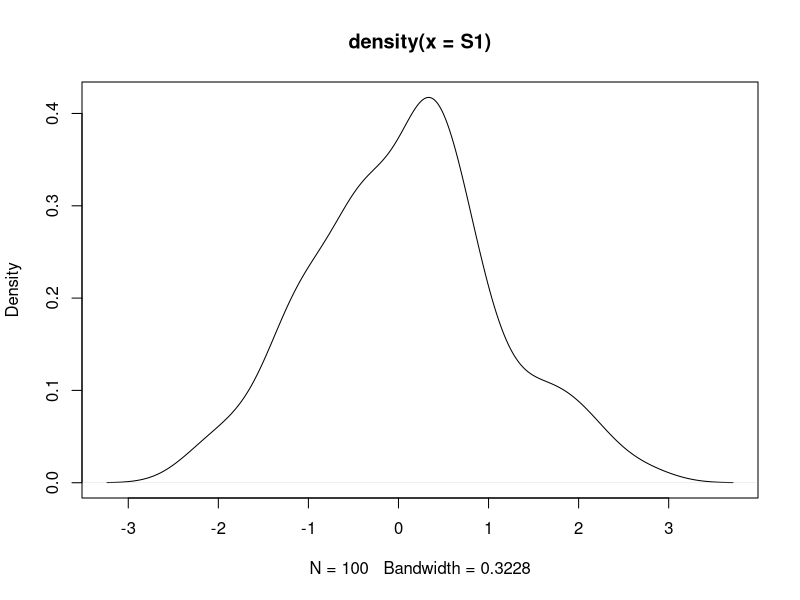
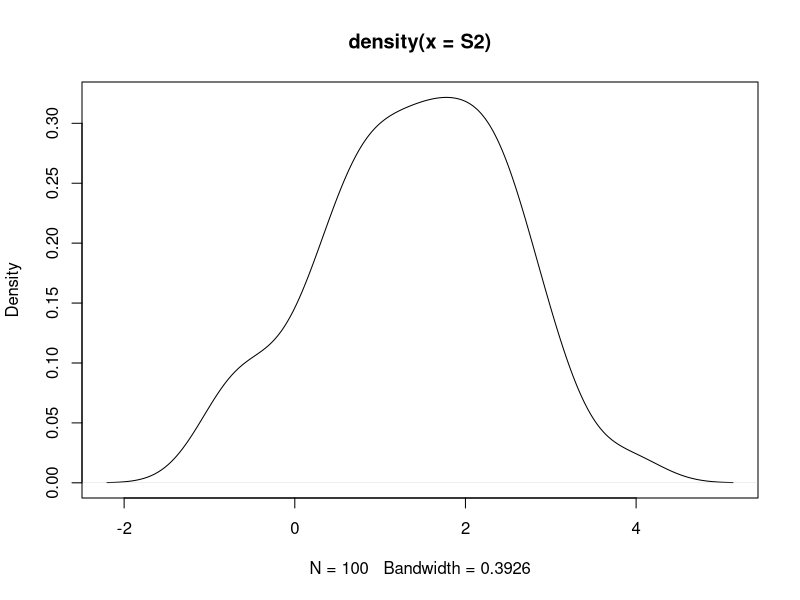
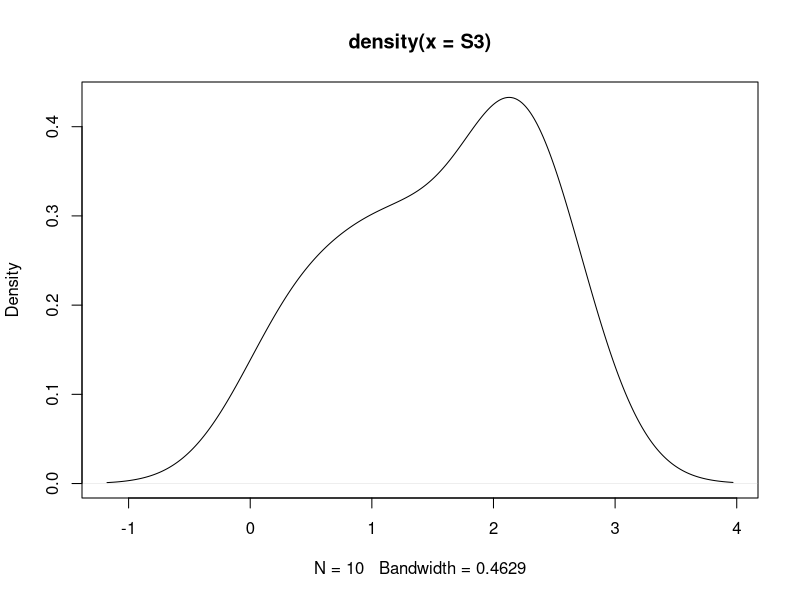
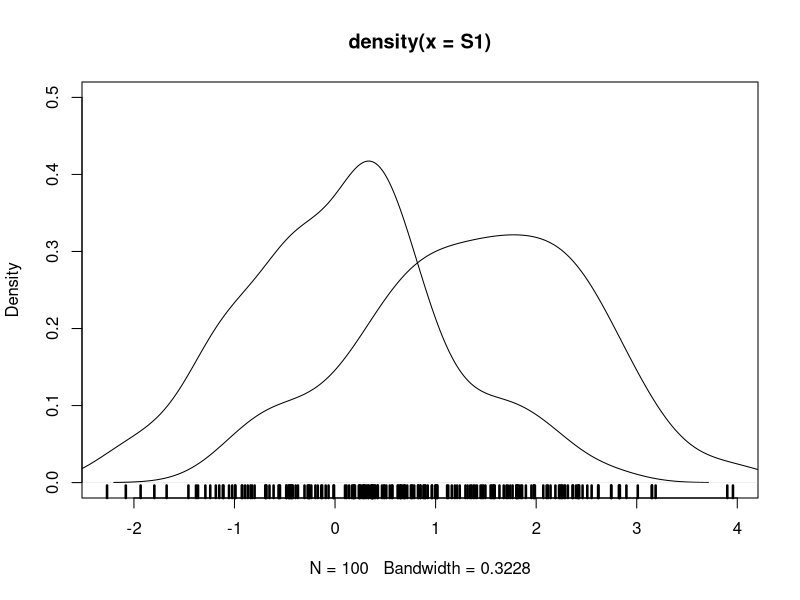
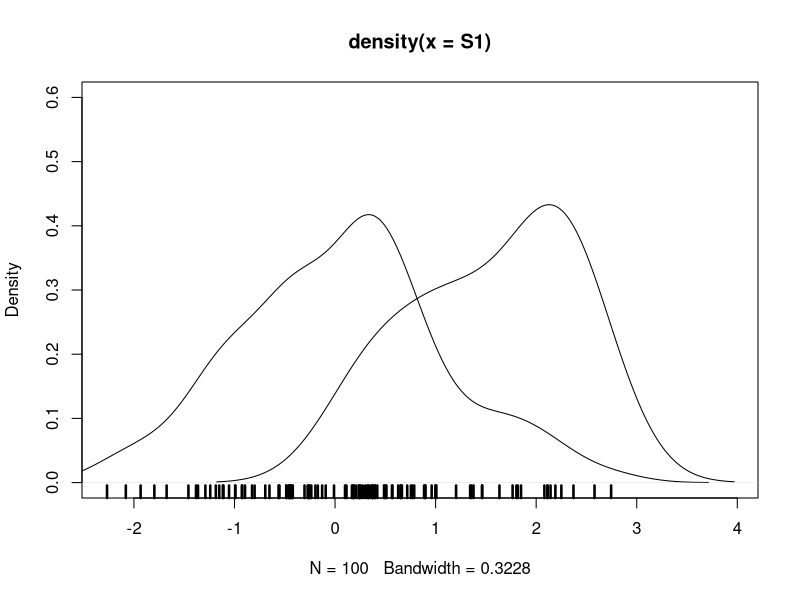
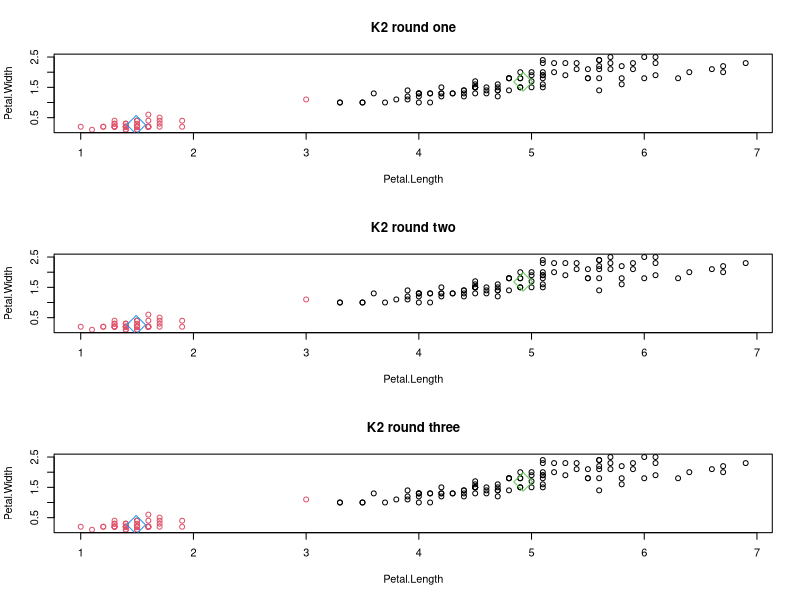
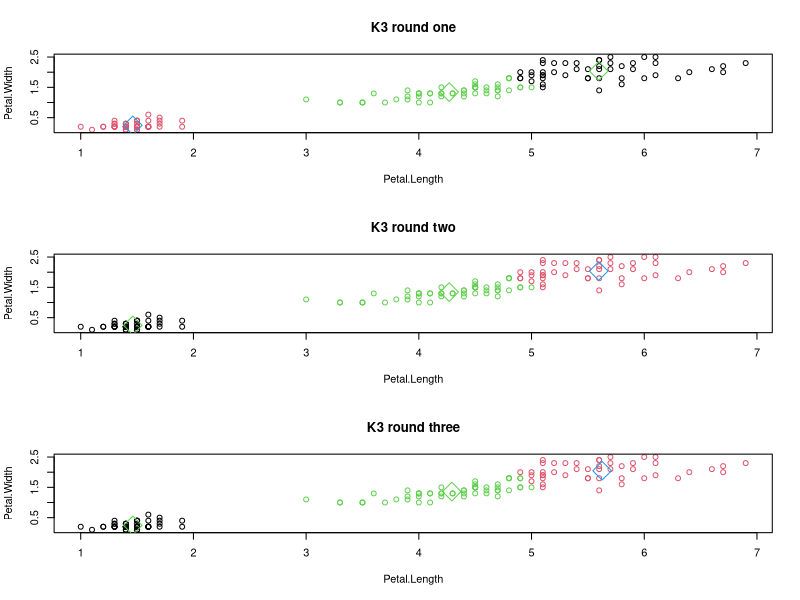
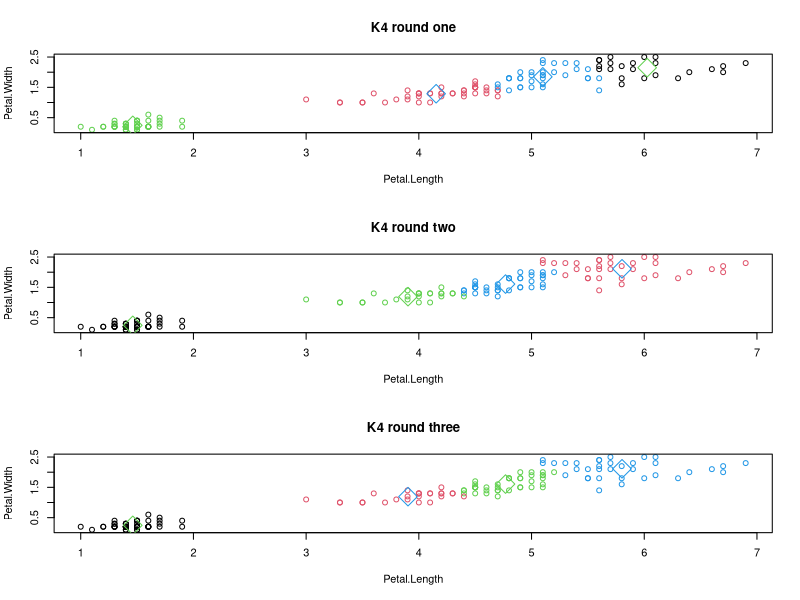

Reproduce these figures in R, in order.

#--------------------------- Statistical Tests and Clustering

# μ mu, pronounced “mew” = mean of a population.
# σ “sigma” = standard deviation of a population. 
# ρ rho, pronounced “roe” = linear correlation coefficient of a population.
# σ2 refers to the variance of a population.


#--------------------------- A.1 ---------------------------

S1 <- rnorm(100, mean = 0.0, sd = 1.0)
S2 <- rnorm(100, mean = 1.5, sd = 1.0)
S3 <- rnorm(10,  mean = 1.5, sd = 1.0)


#--------------------------- A.2 ---------------------------

dens_S1 <- density(S1)
plot(dens_S1)
dens_S2 <- density(S2)
plot(dens_S2)
dens_S3 <- density(S3)
plot(dens_S3)


#--------------------------- A.3 ---------------------------

plot(dens_S1, xlim = c(min(S1, S2), max(S1, S2)), ylim = c(0, 0.5))
 lines(dens_S2)
rug(S1, col=1, lwd=2.5)
rug(S2, col=1, lwd=2.5)

plot(dens_S1, xlim = c(min(S1, S2), max(S1, S2)), ylim = c(0, 0.6))
lines(dens_S3)
rug(S1, col=1, lwd=2.5)
rug(S3, col=1, lwd=2.5)


#--------------------------- A.4 ---------------------------
# Interpret the above density plots. What do they indicate?

# As overlap of 2 distribution of S1 and S2 is large, they are approximately 
# close to each other. However, in case of S1 and S3, the overlap is shown that
# they are close to each other though it does not true. Because S3 has 1 in 10 
# seed in camparison to S1.


#--------------------------- A.5 ---------------------------
# Perform a t-test between S1 and S2, as well as between S1 and S3. 
# How significant is the difference between the samples?

# Among the most frequently used t-tests are:
#  1. A one-sample location test of whether the mean of a population has a value 
#     specified in a null hypothesis.
#  2. A two-sample location test of the null hypothesis such that the means of two 
#     populations are equal. All such tests are usually called Student's t-tests, 
#     though strictly speaking that name should only be used if the variances of the 
#     two populations are also assumed to be equal; the form of the test used when 
#     this assumption is dropped is sometimes called Welch's t-test. These tests are 
#     often referred to as "unpaired" or "independent samples" t-tests, as they are 
#     typically applied when the statistical units underlying the two samples being 
#     compared are non-overlapping.
#  3. A test of the null hypothesis that the difference between two responses measured 
#     on the same statistical unit has a mean value of zero. For example, suppose we 
#     measure the size of a cancer patient's tumor before and after a treatment. If 
#     the treatment is effective, we expect the tumor size for many of the patients 
#     to be smaller following the treatment. This is often referred to as the "paired" 
#     or "repeated measures" t-test.
#  4. A test of whether the slope of a regression line differs significantly from 0.

# Null Hypothesis
qt(p = 0.05 / 2, df = 28, lower.tail = FALSE)

# The basic concept of hypothesis testing is to form an assertion and test it 
# with data. When performing hypothesis tests, the common assumption is that 
# there is no difference between two samples. This assumption is used as the 
# default position for building the test or conducting a scientific experiment.
# Statisticians refer to this as the null hypothesis (H0). The alternative 
# hypothesis (HA) is that there is a difference between two samples. For example, if the task is to identify the effect of drug A compared to
# drug B on patients, the null hypothesis and alternative hypothesis would be 
# this:
# ● H0: Drug A and drug B have the same effect on patients.
# ● HA: Drug A has a greater effect than drug B on patients.
# It is important to state the null hypothesis and alternative hypothesis, 
# because misstating them is likely to undermine the subsequent steps of the 
# hypothesis testing process. A hypothesis test leads to either rejecting the 
# null hypothesis in favor of the alternative or not rejecting the null hypothesis.

# ● H0: μ1 = μ2
# ● HA: μ1 ≠ μ2

# The basic testing approach is to compare the observed sample means, X1 and X2, 
# corresponding to each population. If the values of X1 and X2 are approximately
# equal to each other, the distributions of X1 and X2 overlap substantially and
# the null hypothesis is supported. A large observed difference between the 
# sample means indicates that the null hypothesis should be rejected. Formally, 
# the difference in means can be tested using Student’s t-test or the Welch’s t-test.

t.test(S1, S2, var.equal = TRUE)       # Performs Student's t-test by var.equal = TRUE
t.test(S1, S3, var.equal = TRUE)

# obtain t value for a two-sided test at a 0.05 significance level
qt(p=0.05/2, df=28, lower.tail= FALSE)

# In both cases, the null hypothesis is rejected.

#--------------------------- A.6 ---------------------------

head(iris)
names(iris)
x = iris[,3:4]
y = iris$Species
k2_1 <- kmeans(x,2)
k2_2 <- kmeans(x,2)
k2_3 <- kmeans(x,2)

k3_1 <- kmeans(x,3)
k3_2 <- kmeans(x,3)
k3_3 <- kmeans(x,3)

k4_1 <- kmeans(x,4)
k4_2 <- kmeans(x,4)
k4_3 <- kmeans(x,4)


#--------------------------- A.7 ---------------------------
# Visualize the results of each clustering.
# Do the clusters remain the same? 
# Are the results as you would expect them to be?

#_____________________________________________________ K = 2 
layout(matrix(c(1, 2, 3), ncol = 1, nrow = 3, byrow = T))

attach(k2_1)

# Contingency Tables: In R, table refers to a class of objects used to store 
# the observed counts across the factors for a given dataset.
table(y, cluster)

plot(x[c("Petal.Length", "Petal.Width")], main = "K2 round one", col=cluster)
points(centers[,c("Petal.Length", "Petal.Width")], col=3:4, pch=23, cex=3)

attach(k2_2)
table(y, cluster)
plot(x[c("Petal.Length", "Petal.Width")], main = "K2 round two", col=cluster)
points(centers[,c("Petal.Length", "Petal.Width")], col=3:4, pch=23, cex=3)

attach(k2_3)
table(y, cluster)
plot(x[c("Petal.Length", "Petal.Width")], main = "K2 round three", col=cluster)
points(centers[,c("Petal.Length", "Petal.Width")], col=3:4, pch=23, cex=3)

#_____________________________________________________ K = 3
attach(k3_1)
table(y, cluster)
plot(x[c("Petal.Length", "Petal.Width")], main = "K3 round one", col=cluster)
points(centers[,c("Petal.Length", "Petal.Width")], col=3:4, pch=23, cex=3)

attach(k3_2)
table(y, cluster)
plot(x[c("Petal.Length", "Petal.Width")], main = "K3 round two", col=cluster)
points(centers[,c("Petal.Length", "Petal.Width")], col=3:4, pch=23, cex=3)

attach(k3_3)
table(y, cluster)
plot(x[c("Petal.Length", "Petal.Width")], main = "K3 round three", col=cluster)
points(centers[,c("Petal.Length", "Petal.Width")], col=3:4, pch=23, cex=3)

#_____________________________________________________ K = 4
attach(k4_1)
table(y, cluster)
plot(x[c("Petal.Length", "Petal.Width")], main = "K4 round one", col=cluster)
points(centers[,c("Petal.Length", "Petal.Width")], col=3:4, pch=23, cex=3)

attach(k4_2)
table(y, cluster)
plot(x[c("Petal.Length", "Petal.Width")], main = "K4 round two", col=cluster)
points(centers[,c("Petal.Length", "Petal.Width")], col=3:4, pch=23, cex=3)

attach(k4_3)
table(y, cluster)
plot(x[c("Petal.Length", "Petal.Width")], main = "K4 round three", col=cluster)
points(centers[,c("Petal.Length", "Petal.Width")], col=3:4, pch=23, cex=3)

